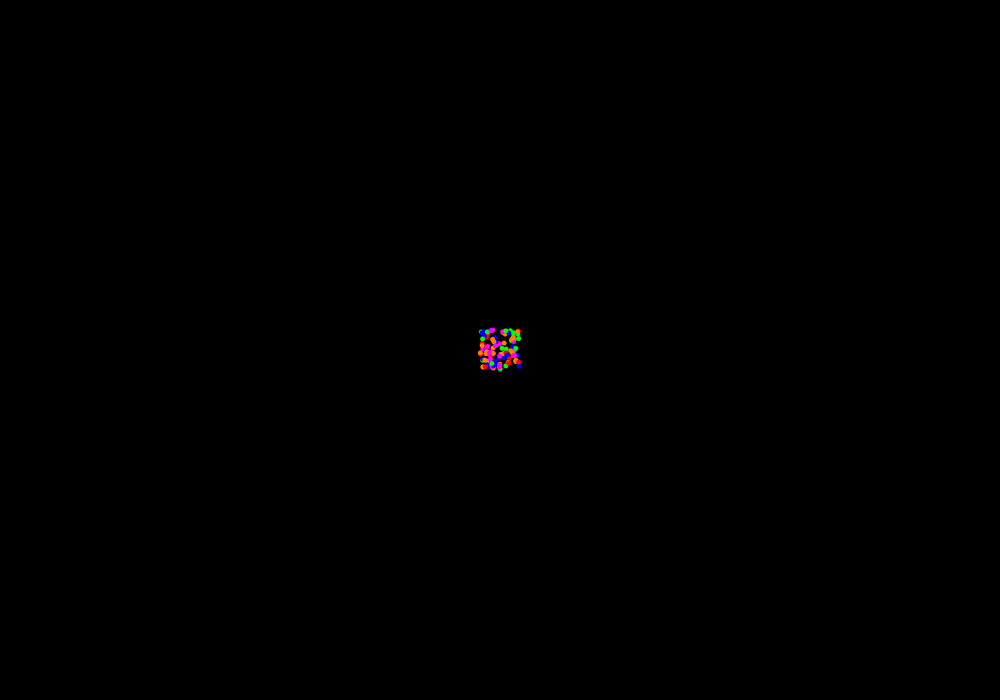
Frame 1 (no input)
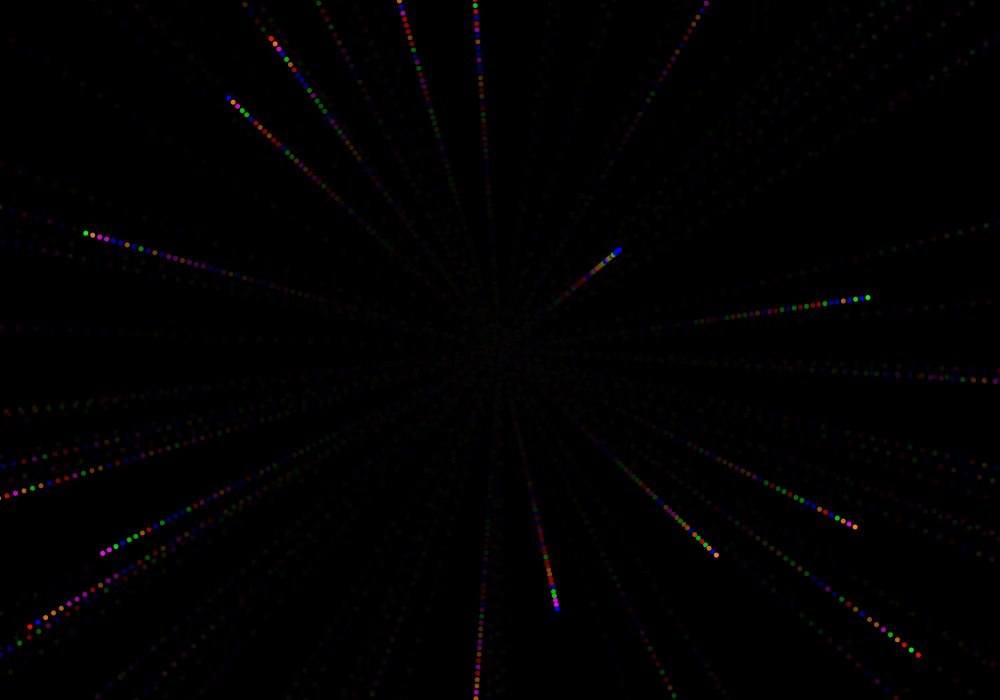
Frame 60 (the mouse pressed at the canvas centre just before this capture)
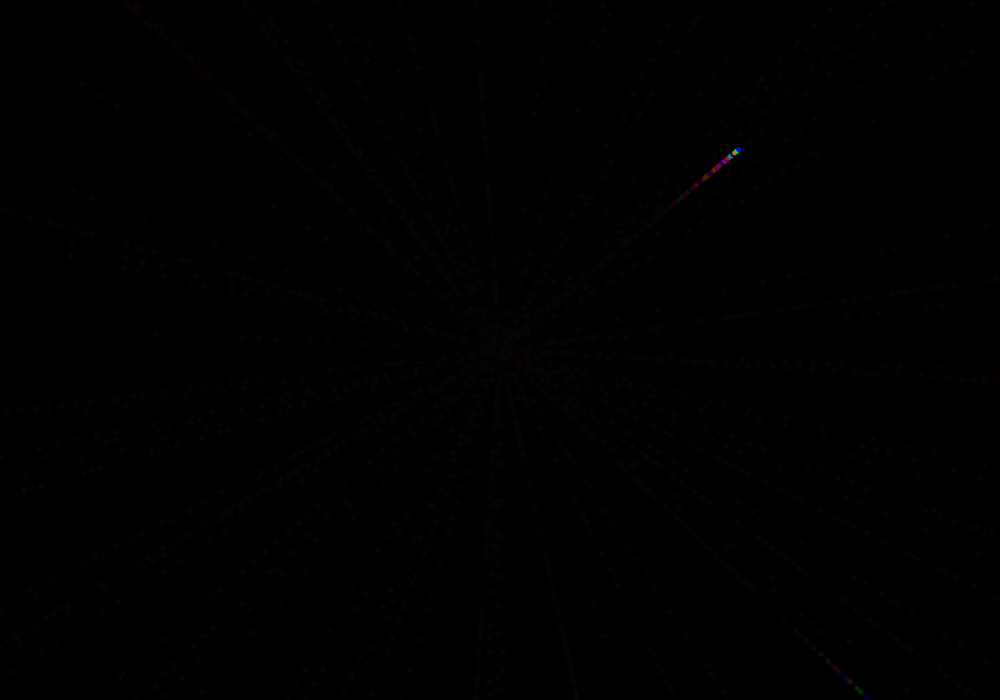
Frame 120 (the mouse held since frame 60 and released just before this capture)

The Processing sketch that drew these frames (run headless with seeded random() and noise(); from frame 60 on, the mouse is pressed at the canvas centre):

// Processing sketch: sketch_points2
// ── sketch_points2.pde
//Déclaration d'une variable contenant le nombre de balles
int nbreBalle = 100;

float vitesseEloignement = 20; //Vitesse des balles quand elles ne vont pas vers la souris
float vitesseRapprochement = 0.01; //Vitesse des balles pour se rapprocher vers la souris

boolean destinationExiste = false;

//Déclaration d'une liste d'instances de l'objet Balle
Balle[] balles = new Balle[nbreBalle];



void setup() {
  size(1000, 700); //Taille de la fenêtre
  background(0); // Fond noir
  
  for (int i = 0; i < nbreBalle; i++) {
      balles[i] = new Balle(); // Création de toutes les balles
  } 
}



void mouseReleased(){ // Quand on clique sur l'écran
  destinationExiste = true;
  
  for (int i = 0; i < nbreBalle; i++) {
    balles[i].calculeDistances(); 
  }
}
  
  
  
void draw() {
  frameRate(30); // Vitesse d'execution du programme
  fill(0,0,0,20); 
  rect(0, 0, width, height); //On dessine un fond transparent pour que les balles s'effacent petit à petit
  noStroke(); //Dessins plus beaux
  
  for (int i = 0; i < nbreBalle; i++) {
    balles[i].bouge(); //Mouvement de la balle
    balles[i].display(); //Affichage de la balle 
  }
}
  


class Balle {
  
  //Déclaration des paramètres de base de la balle
  int nbFoisOuOnSeRapprocheDeDestination;
  
  float distanceX;
  float distanceY;
  
  float currentx;
  float currenty;
  
  float vitesseY;
  float vitesseX;
  
  float centreX = width/2;
  float centreY = height/2;

  int nbPassage = 0;

  //Constructeur de la balle
  void bouge () {
    if(nbPassage == 0){
      vitesseY = random(-vitesseEloignement,vitesseEloignement);
      vitesseX = random(-vitesseEloignement,vitesseEloignement);
    }
    
    if(!destinationExiste){ // Quand on n'a pas cliqué sur l écran
      nbFoisOuOnSeRapprocheDeDestination=0;
      nbPassage = nbPassage+1;
      
      //Mouvement :
      currentx = centreX + nbPassage * vitesseX;
      currenty = centreY + nbPassage * vitesseY;
    }
    
    else{
      nbFoisOuOnSeRapprocheDeDestination+=1;
      
      //Mouvement :
      currentx = currentx + vitesseRapprochement * distanceX;
      currenty = currenty + vitesseRapprochement * distanceY;
    }
     
    if(nbFoisOuOnSeRapprocheDeDestination == Math.ceil(1/vitesseRapprochement)){
      nbPassage = 0;
      centreX = currentx;
      centreY = currenty;
    }
     
    if(nbFoisOuOnSeRapprocheDeDestination == Math.ceil(1/vitesseRapprochement)+1){
       destinationExiste = false;
    }
  }
  
  void calculeDistances(){
    nbPassage = 0;
    
    distanceX = mouseX - currentx;
    distanceY = mouseY - currenty;
  }

  //Dessin de la balle
  void display() {
    double hasardEntre1et5 = Math.ceil(random(5)); //Aléatoire pour la couleur 
    if(hasardEntre1et5 == 1) fill(255,0,0); //Rouge
    if(hasardEntre1et5 == 2) fill(0,255,0); //Vert
    if(hasardEntre1et5 == 3) fill(0,0,255); //Bleu
    if(hasardEntre1et5 == 4) fill(255,127.5,0); //Orange
    if(hasardEntre1et5 == 5) fill(255,0,255); //Violet
    ellipse(currentx, currenty, 5, 5);
  }
}
